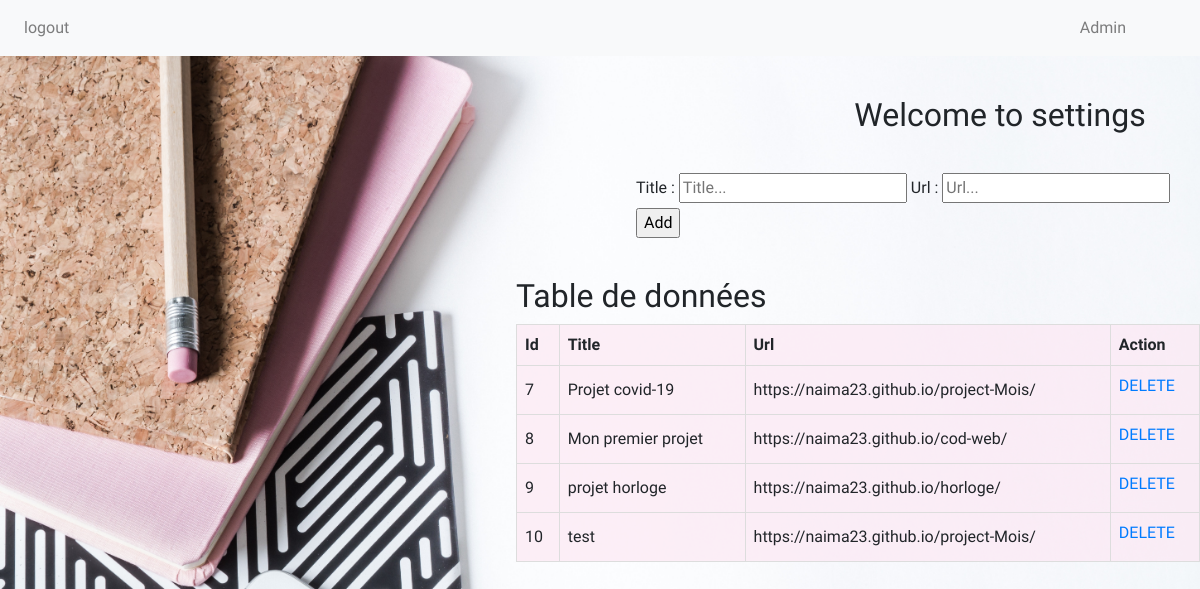
Screenshot of /projet_fil_rouge/paraport.php (signed in) with the database file from the repository.
### tables this page shows
CREATE TABLE `portfolio` (
  `id` int(11) NOT NULL,
  `url` varchar(255) NOT NULL,
  `title` varchar(100) NOT NULL
);

### projet_fil_rouge/paraport.php (the view, shortened to what this page needs)
<?php
require('navadmin.php');
require('conex.php');
?>
<!DOCTYPE html>
<html lang="en">
<head>
</head>
<body>
    <div>
        <div class="title"> <h2>Welcome to settings </h2></div>
    </div>
    <div class="formPortfolio">
                <form class="projectForm" action="" method="POST">
                    <label for="" class="projectForm__labelName"> Title :</label>
                    <input type="text" class="projectForm__proTitle" name="title" placeholder="Title..." required>
                    <label for="" class="projectForm__labelName">Url :</label>
                    <input type="text" class="projectForm__proUrl" name="url" placeholder="Url..." required>
                    <input class="projectForm__sendBtn" type="submit" value="Add" name="Add">
                </form>
    </div>
    <div class="dataPortfolio">
                <h2 class="titlePortfolio">Table de données</h2>
                <form class="form1" method="POST">
                    <table id="portfolioTable">
                        <tr>
                            <th>Id</th>
                            <th>Title</th>
                            <th>Url</th>
                            <th>Action</th>
                        </tr>
                            <?php
                                $sql = 'SELECT * FROM portfolio';
                                $stmt = $db->prepare($sql);
                                $stmt->execute();
                                $don = $stmt->fetchAll(PDO::FETCH_OBJ);
                                    foreach($don as $info){
                            ?>
                                <tr>
                                    <td><?= $info->id ;?></td>
                                    <td><?= $info->title ;?></td>
                                    <td><?= $info->url ;?></td>
                                    <td>
                                <label class="labelBtns" ><a class="btnFrm colorRed" href="./delete.php?id=<?= $info->id ?>" onclick="return confirm('Are you sure you want to delete this entry!')">DELETE</a>
                                </label>
                                </td>
                                </tr>
                            <?php
                                }
                            ?>
                    </table>
                </form>
            </div>
</body>
</html>

### projet_fil_rouge/navadmin.php (shortened to what this page needs)
<!DOCTYPE html>
<html lang="en">
<head>
    <link rel="stylesheet" href="https://stackpath.bootstrapcdn.com/bootstrap/4.5.2/css/bootstrap.min.css">
    <link rel="stylesheet" href="css/style.css">
</head>
<nav class="navbar navbar-expand-lg navbar-light bg-light">
  <div class="collapse navbar-collapse " id="navbarNav">
          <ul class="navbar-nav mr-auto ">
            <li class="nav-item">
              <a class="nav-link " href="logout.php">logout</a>
              </li>
            </ul>
            <ul class="navbar-nav lokin ">
              <li class="nav-item">
                <a class="nav-link" href="admin.php">Admin</a>
              </li>
            </ul>
  </div>
</nav>
<body>
</body>

### projet_fil_rouge/css/style.css (style rules this page uses)
body { background-size: cover; background-repeat: no-repeat; height: 100vh; overflow-x: hidden; font-family: 'Courgette', cursive; background-image: url(../img/pexels35.jpg); }
.navbar a { margin-right: 50px; text-decoration: none; color: black; float: right; }
.title { margin-left: 800px; margin-top: 40px; width: 400px; text-align: center; }
.formPortfolio { margin-left: 53%; margin-top: 39px; }
.dataPortfolio { margin-left: 43%; margin-top: 39px; }
table { border-collapse: collapse; width: 100%; background-color: #fde8f4b4; }
td, th { border: 1px solid #dddddd; text-align: left; padding: 8px; }

### rows the page displays
portfolio: id "7", title "Projet covid-19", url "https://naima23.github.io/project-Mois/"
portfolio: id "8", title "Mon premier projet", url "https://naima23.github.io/cod-web/"
portfolio: id "9", title "projet horloge", url "https://naima23.github.io/horloge/"
portfolio: id "10", title "test", url "https://naima23.github.io/project-Mois/"
